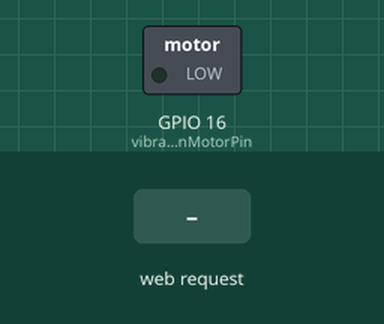
This sketch was run on a simulated ESP8266 (NodeMCU). Shown: switched loads named in the sketch (green lamp = pin HIGH). Inputs (shaded band) come from the test bench. WiFi joins after 1.5 s; servers stay silent unless stated; what the sketch prints to the serial monitor is not drawn.

Above: at 2.7 s.
2.8 s: HTTP request GET /ARRIVED received
At 3.6 s:
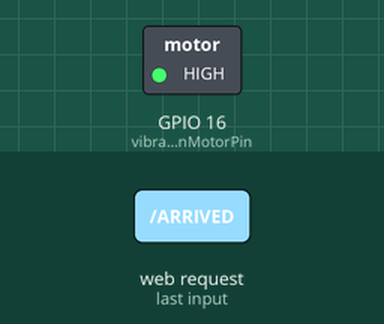
4.3 s: HTTP request GET /DOOR received
At 7.5 s:
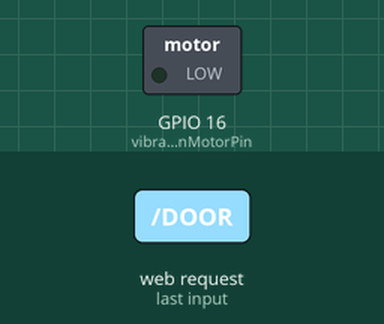
Timing chart, 0 to 9.0 s (numbered marks = the images above; inputs shaded):
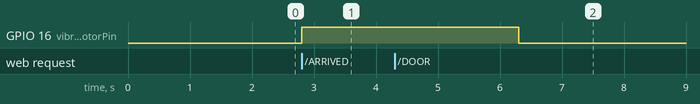

Measured:
- after the input at 2.8 s, GPIO 16 (vibrationMotorPin): LOW → HIGH at once
- after the input at 4.3 s, GPIO 16 (vibrationMotorPin): HIGH → LOW after 2.0 s instead of 1.5 s

The sketch:

prototipo_receiver.ino
```cpp
#include <ESP8266WiFi.h>

// Wi-Fi credentials
const char* ssid = "ColdPalmer"; // Replace with your Wi-Fi SSID
const char* password = "david4567"; // Replace with your Wi-Fi password

// Pin for the vibration motor
const int vibrationMotorPin =16; // D1 on NodeMCU

void reconnectToWiFi();
void sendVibrations(int minutesToArrive);

// Wi-Fi server
WiFiServer server(80);

void setup() {
  // Set motor pin as output
  pinMode(vibrationMotorPin, OUTPUT);
  digitalWrite(vibrationMotorPin, LOW); // Ensure motor is off initially

  // Start serial communication
  Serial.begin(115200);

  // Connect to Wi-Fi
  Serial.print("Connecting to Wi-Fi");
  WiFi.begin(ssid, password);
  while (WiFi.status() != WL_CONNECTED) {
    delay(500);
    Serial.print(".");
  }
  Serial.println("\nWi-Fi connected!");
  Serial.print("IP Address: ");
  Serial.println(WiFi.localIP());

  // Start the server
  server.begin();
}

void loop() {
  if (WiFi.status() != WL_CONNECTED) {
    reconnectToWiFi();
  }

  // Check for client connections
  WiFiClient client = server.available();

  if (client) {
    Serial.println("Client connected!");
    String request = client.readStringUntil('\r');
    Serial.println("Request: " + request);
    client.flush();

    // If request contains "ON", activate the motor
    if (request.indexOf("5MIN") != -1) {
      Serial.println("Bus arriving in 5 minutes");
      sendVibrations(5);
    } else if (request.indexOf("3MIN") != -1) {
      Serial.println("Bus arriving in 3 minutes");
      sendVibrations(3);
    } else if (request.indexOf("ARRIVED") != -1) {
      Serial.println("Bus arrived");
      sendVibrations(0);
    } else if (request.indexOf("DOOR") != -1) {
      Serial.println("Person is at the correct door");
      sendVibrations(-1);
    }
    // Send response to client
    // client.print("HTTP/1.1 200 OK\r\nContent-Type: text/plain\r\n\r\nMotor Activated");
    // client.stop();
    // Serial.println("Client disconnected.");
  }
}

void reconnectToWiFi() {
  Serial.print("Connecting to Wi-Fi");
  WiFi.begin(ssid, password);
  while (WiFi.status() != WL_CONNECTED) {
    delay(500);
    Serial.print(".");
  }
  Serial.println("\nWi-Fi connected!");
  Serial.print("IP Address: ");
  Serial.println(WiFi.localIP());
}

void sendVibrations(int minutesToArrive) {
  switch(minutesToArrive) {
    case 5:
      for (int i = 0; i < 2; i++) {
        digitalWrite(vibrationMotorPin, HIGH);
        delay(500);
        digitalWrite(vibrationMotorPin, LOW);
        delay(500);
      }
      break;
    case 3:
      for (int i = 0; i < 3; i++) {
        digitalWrite(vibrationMotorPin, HIGH);
        delay(500);
        digitalWrite(vibrationMotorPin, LOW);
        delay(500);
      }
      break;
    case 0:
      digitalWrite(vibrationMotorPin, HIGH);
      delay(3000);
      digitalWrite(vibrationMotorPin, LOW);
      break;
    case -1:
      digitalWrite(vibrationMotorPin, HIGH);
      delay(500);
      digitalWrite(vibrationMotorPin, LOW);
      break;
    default:
      digitalWrite(vibrationMotorPin, LOW);
      break;
  }
}
```
